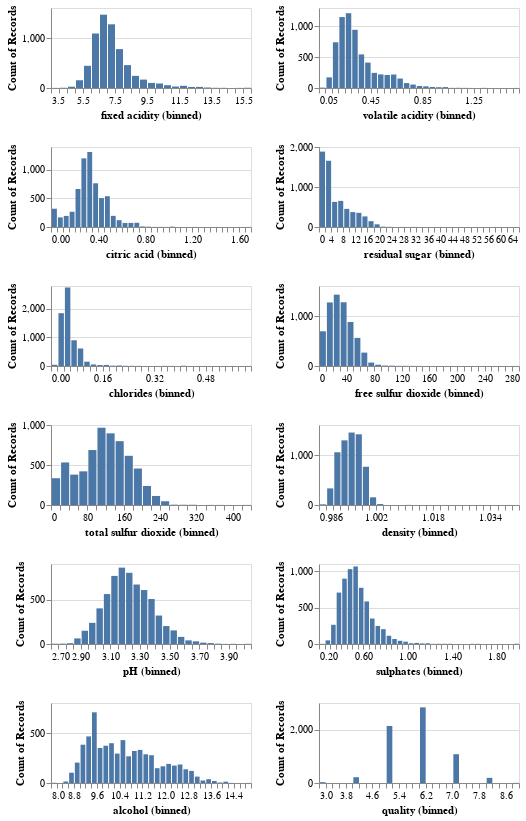

The cell this chart's notebook holds for it:
### Code cell
numeric_cols = wines.select_dtypes('number').columns.tolist()
histograms = (alt.Chart(wines).mark_bar().encode(
    alt.X(alt.repeat(), type='quantitative', bin=alt.Bin(maxbins=40)),
    y='count()')
 .properties(height=80, width=200)
 .repeat(repeat=numeric_cols, columns=2))

histograms

### Figure 1 — Vega-Lite specification as saved in the notebook (floating-point values rounded to 4 significant figures; data arrays with more than 128 entries replaced by an {"elided": "..."} marker saying what was removed)
{"$schema": "https://vega.github.io/schema/vega-lite/v4.8.1.json", "columns": 2, "config": {"view": {"continuousHeight": 300, "continuousWidth": 400}}, "datasets": {"data-e751bacfeca4b57906f3f5bfc980b085": {"elided": "6497 records"}}, "repeat": ["fixed acidity", "volatile acidity", "citric acid", "residual sugar", "chlorides", "free sulfur dioxide", "total sulfur dioxide", "density", "pH", "sulphates", "alcohol", "quality"], "spec": {"data": {"name": "data-e751bacfeca4b57906f3f5bfc980b085"}, "encoding": {"x": {"bin": {"maxbins": 40}, "field": {"repeat": "repeat"}, "type": "quantitative"}, "y": {"aggregate": "count", "type": "quantitative"}}, "height": 80, "mark": "bar", "width": 200}}
